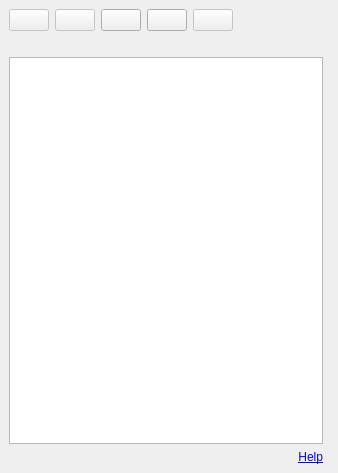
<?xml version="1.0" encoding="UTF-8"?>
<ui version="4.0">
 <class>CITORUSConnectDockWidgetBase</class>
 <widget class="QDockWidget" name="CITORUSConnectDockWidgetBase">
  <property name="geometry">
   <rect>
    <x>0</x>
    <y>0</y>
    <width>338</width>
    <height>473</height>
   </rect>
  </property>
  <property name="windowTitle">
   <string>CITORUS.Link</string>
  </property>
  <widget class="QWidget" name="dockWidgetContents">
   <layout class="QGridLayout" name="gridLayout">
    <item row="14" column="4" colspan="2">
     <widget class="QTreeWidget" name="treeWidget">
      <property name="enabled">
       <bool>true</bool>
      </property>
      <attribute name="headerVisible">
       <bool>false</bool>
      </attribute>
      <column>
       <property name="text">
        <string notr="true">1</string>
       </property>
      </column>
     </widget>
    </item>
    <item row="16" column="5">
     <widget class="QLabel" name="helpMessageLabel">
      <property name="sizePolicy">
       <sizepolicy hsizetype="Preferred" vsizetype="Fixed">
        <horstretch>0</horstretch>
        <verstretch>0</verstretch>
       </sizepolicy>
      </property>
      <property name="styleSheet">
       <string notr="true"/>
      </property>
      <property name="text">
       <string>&lt;html&gt;&lt;head/&gt;&lt;body&gt;&lt;p&gt;&lt;img src=&quot;&quot;/&gt;&lt;a href=&quot;help&quot;&gt;&lt;span style=&quot; text-decoration: underline; color:#0000ff;&quot;&gt;Help&lt;/span&gt;&lt;/a&gt;&lt;/p&gt;&lt;/body&gt;&lt;/html&gt;</string>
      </property>
      <property name="textFormat">
       <enum>Qt::RichText</enum>
      </property>
      <property name="alignment">
       <set>Qt::AlignRight|Qt::AlignTrailing|Qt::AlignVCenter</set>
      </property>
      <property name="openExternalLinks">
       <bool>true</bool>
      </property>
     </widget>
    </item>
    <item row="1" column="4" rowspan="4" colspan="1">
     <layout class="QHBoxLayout" name="horizontalLayout">
      <item>
       <widget class="QPushButton" name="btnbarImport">
        <property name="enabled">
         <bool>false</bool>
        </property>
        <property name="sizePolicy">
         <sizepolicy hsizetype="Fixed" vsizetype="Fixed">
          <horstretch>90</horstretch>
          <verstretch>0</verstretch>
         </sizepolicy>
        </property>
        <property name="maximumSize">
         <size>
          <width>16777215</width>
          <height>16777215</height>
         </size>
        </property>
        <property name="focusPolicy">
         <enum>Qt::StrongFocus</enum>
        </property>
        <property name="acceptDrops">
         <bool>false</bool>
        </property>
        <property name="toolTip">
         <string/>
        </property>
        <property name="statusTip">
         <string/>
        </property>
        <property name="whatsThis">
         <string/>
        </property>
        <property name="text">
         <string/>
        </property>
        <property name="iconSize">
         <size>
          <width>30</width>
          <height>30</height>
         </size>
        </property>
       </widget>
      </item>
      <item>
       <widget class="QPushButton" name="btnbarExport">
        <property name="enabled">
         <bool>false</bool>
        </property>
        <property name="sizePolicy">
         <sizepolicy hsizetype="Fixed" vsizetype="Fixed">
          <horstretch>0</horstretch>
          <verstretch>0</verstretch>
         </sizepolicy>
        </property>
        <property name="text">
         <string/>
        </property>
        <property name="iconSize">
         <size>
          <width>30</width>
          <height>30</height>
         </size>
        </property>
       </widget>
      </item>
      <item>
       <widget class="QPushButton" name="btnbarRefresh">
        <property name="enabled">
         <bool>true</bool>
        </property>
        <property name="autoFillBackground">
         <bool>false</bool>
        </property>
        <property name="text">
         <string/>
        </property>
        <property name="iconSize">
         <size>
          <width>30</width>
          <height>30</height>
         </size>
        </property>
        <property name="default">
         <bool>false</bool>
        </property>
        <property name="flat">
         <bool>false</bool>
        </property>
       </widget>
      </item>
      <item>
       <widget class="QPushButton" name="btnbarSettings">
        <property name="focusPolicy">
         <enum>Qt::StrongFocus</enum>
        </property>
        <property name="autoFillBackground">
         <bool>false</bool>
        </property>
        <property name="text">
         <string/>
        </property>
        <property name="iconSize">
         <size>
          <width>30</width>
          <height>30</height>
         </size>
        </property>
       </widget>
      </item>
      <item>
       <widget class="QPushButton" name="btnbarEditing">
        <property name="enabled">
         <bool>false</bool>
        </property>
        <property name="text">
         <string/>
        </property>
        <property name="iconSize">
         <size>
          <width>30</width>
          <height>30</height>
         </size>
        </property>
       </widget>
      </item>
      <item>
       <spacer name="horizontalSpacer">
        <property name="orientation">
         <enum>Qt::Horizontal</enum>
        </property>
        <property name="sizeHint" stdset="0">
         <size>
          <width>40</width>
          <height>20</height>
         </size>
        </property>
       </spacer>
      </item>
     </layout>
    </item>
    <item row="5" column="4" colspan="3">
     <widget class="QLabel" name="spinner">
      <property name="enabled">
       <bool>true</bool>
      </property>
      <property name="sizePolicy">
       <sizepolicy hsizetype="Preferred" vsizetype="Preferred">
        <horstretch>0</horstretch>
        <verstretch>0</verstretch>
       </sizepolicy>
      </property>
      <property name="minimumSize">
       <size>
        <width>0</width>
        <height>0</height>
       </size>
      </property>
      <property name="maximumSize">
       <size>
        <width>16777215</width>
        <height>16777214</height>
       </size>
      </property>
      <property name="text">
       <string/>
      </property>
      <property name="alignment">
       <set>Qt::AlignCenter</set>
      </property>
     </widget>
    </item>
   </layout>
   <zorder>treeWidget</zorder>
   <zorder>helpMessageLabel</zorder>
   <zorder>spinner</zorder>
  </widget>
 </widget>
 <resources/>
 <connections/>
</ui>
